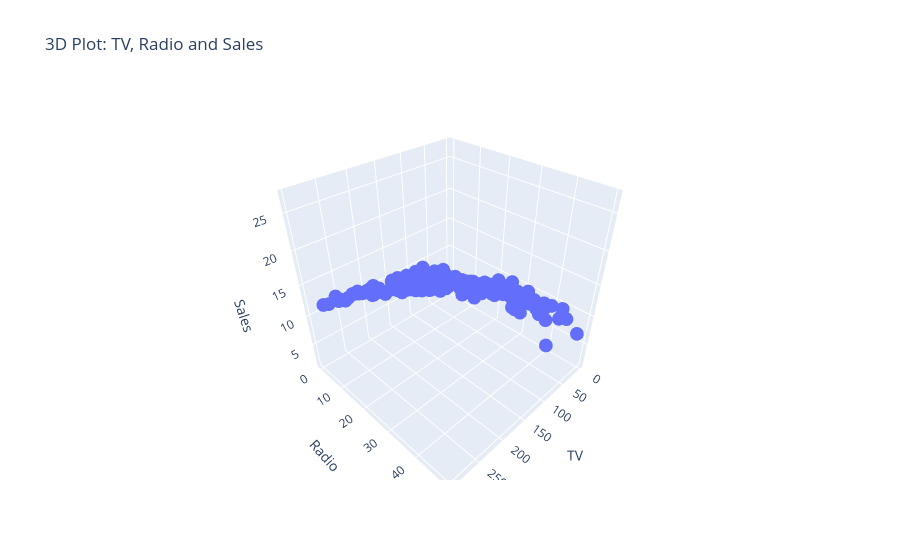

The cell this chart's notebook holds for it:
### Code cell
fig = go.Figure()

fig.add_trace(
    go.Scatter3d(
        x=df["TV"],
        y=df["radio"],
        z=df["sales"],
        mode="markers"
    )
)

fig.update_layout(
    scene=dict(
        xaxis_title="TV",
        yaxis_title="Radio",
        zaxis_title="Sales"
    ),
    title="3D Plot: TV, Radio and Sales"
)

fig.show()

### Figure 1 — Plotly figure (JSON) as saved in the notebook; plotly's stock layout.template omitted (floating-point values rounded to 4 significant figures; data arrays with more than 128 entries replaced by an {"elided": "..."} marker saying what was removed)
{"data": [{"mode": "markers", "type": "scatter3d", "x": {"elided": "200 float values"}, "y": {"elided": "200 float values"}, "z": {"elided": "200 float values"}}], "layout": {"scene": {"xaxis": {"title": {"text": "TV"}}, "yaxis": {"title": {"text": "Radio"}}, "zaxis": {"title": {"text": "Sales"}}}, "title": {"text": "3D Plot: TV, Radio and Sales"}}}
